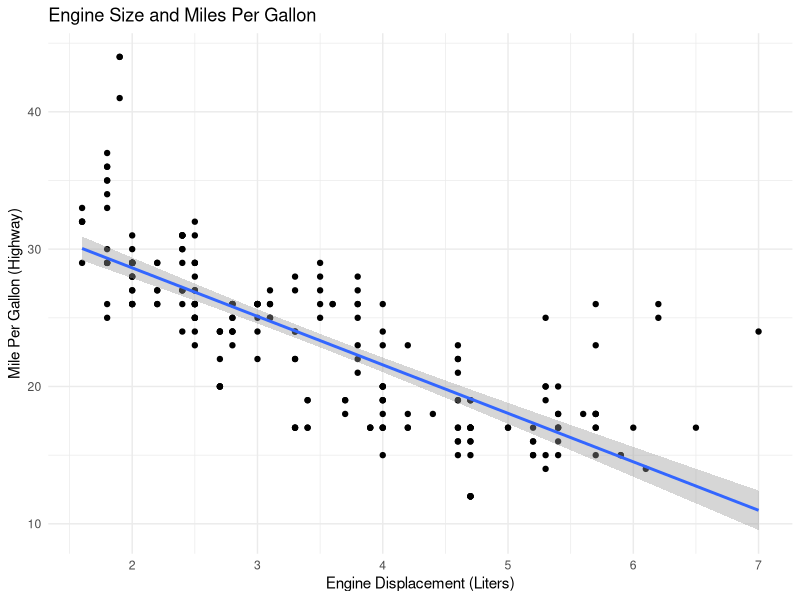
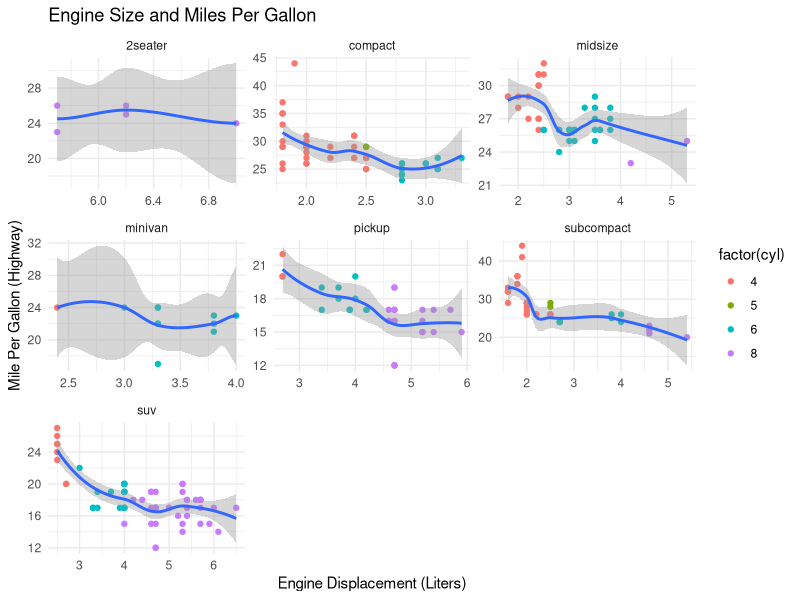
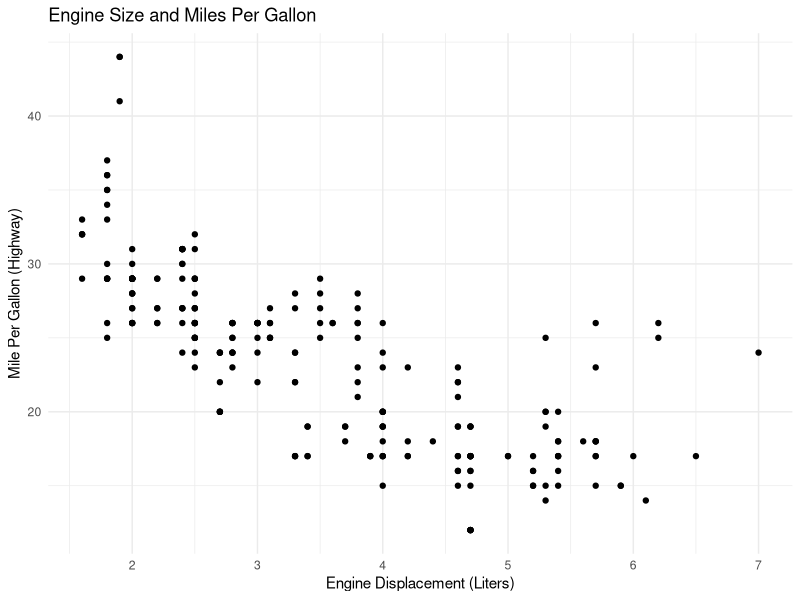
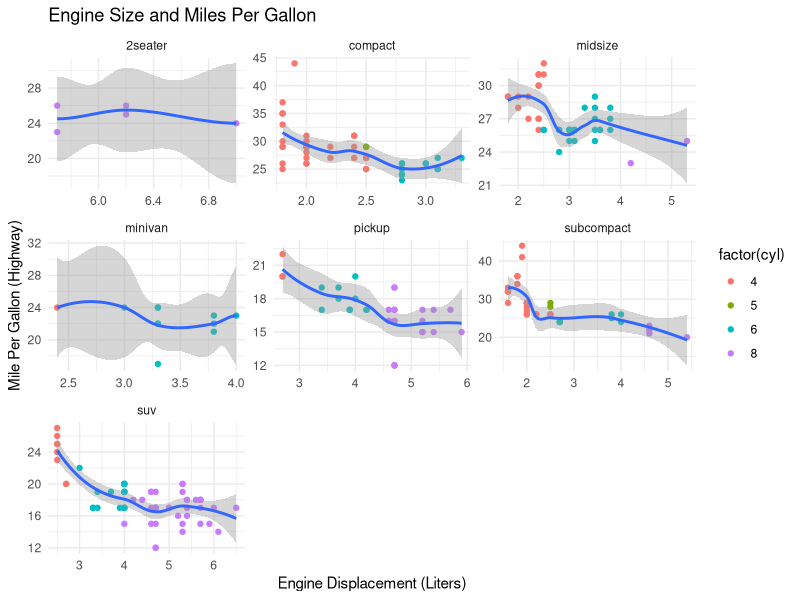

The R source for these figures, in order:
# install packages
install.packages('tidyverse')
library('tidyverse')

data(mpg)
help(mpg) # ?mpg

names(mpg)

view(mpg)

dim(mpg)

summary(mpg)

#create factor
mpg$class_factor <- as.factor(mpg$class)

table(mpg$class_factor)


unique(mpg$class_factor)

# plotting

# Add themes
install.packages('ggthemes')
library('ggthemes')

p <- ggplot(mpg, aes(x = displ, y = hwy)) +
  geom_point() + 
  labs(x = "Engine Displacement (Liters)", 
       y = "Mile Per Gallon (Highway)",
       title = "Engine Size and Miles Per Gallon") +
  theme_minimal()

# saves last plot
ggsave("Engine_Size_MPG_Scatter.pdf", 
       width = 6, height = 5)

getwd()

p <- p + geom_smooth(method = "lm")
p # or plot(p)


# facet wrap
ggplot(mpg, aes(x = displ, y = hwy)) +
  geom_point(aes(color = factor(cyl))) + 
  labs(x = "Engine Displacement (Liters)", 
       y = "Mile Per Gallon (Highway)",
       title = "Engine Size and Miles Per Gallon") +
  facet_wrap(~class, scales = "free") + 
  geom_smooth() + 
  theme_minimal()

ggsave("MPG_by_Displacement_Facet_Class.pdf", 
       width = 8, height = 6)
